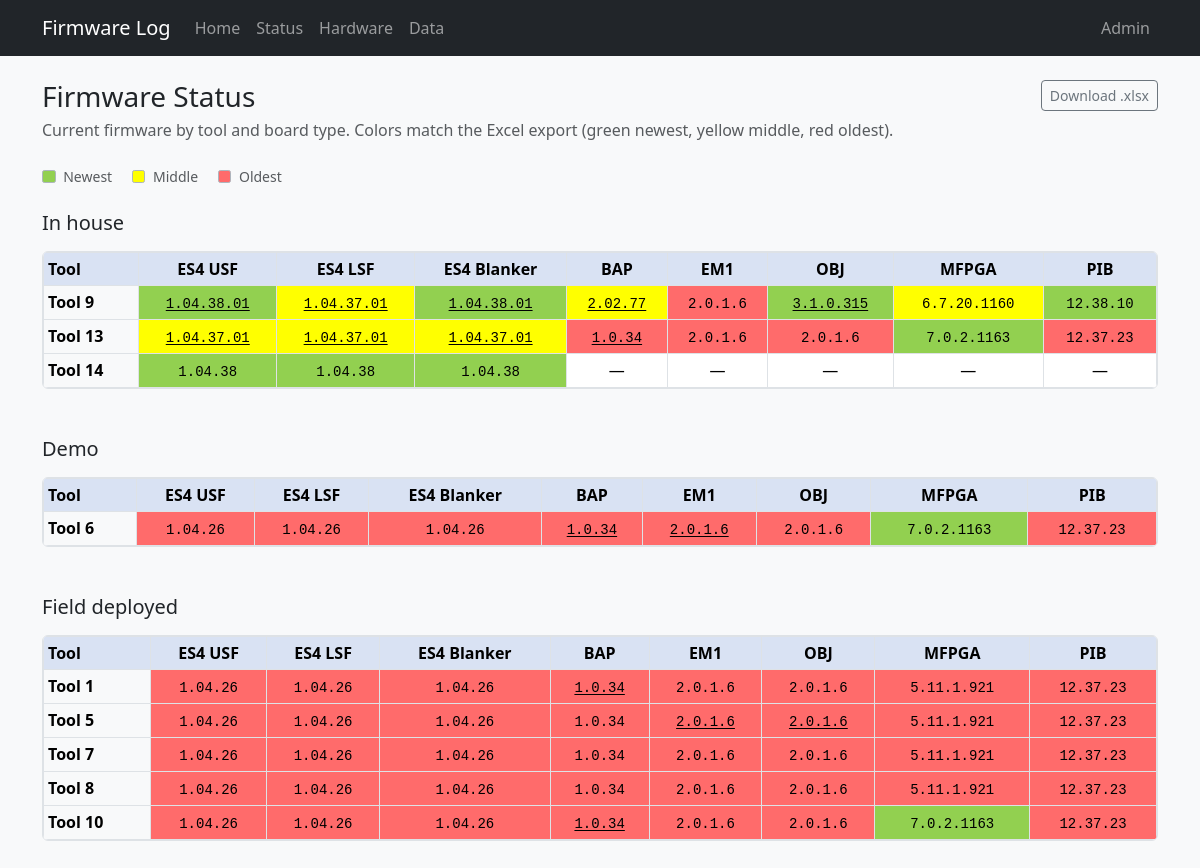
Page /status on the committed database.
### tables this page shows
CREATE TABLE "firmware_history" (
                event_id    INTEGER PRIMARY KEY AUTOINCREMENT,
                board_id    INTEGER NOT NULL REFERENCES boards (board_id),
                event_date  TEXT NOT NULL,
                event_time  TEXT,
                fpga        TEXT,
                firmware    TEXT NOT NULL,
                installer   TEXT,
                result      TEXT
            );

CREATE TABLE "firmware_catalog" (
            catalog_id        INTEGER PRIMARY KEY AUTOINCREMENT,
            family            TEXT NOT NULL,
            version           TEXT NOT NULL,
            release_date      TEXT,
            notes             TEXT,
            is_field_deployed INTEGER NOT NULL DEFAULT 0,
            tools             TEXT, in_status_ranking INTEGER NOT NULL DEFAULT 1, fpga TEXT,
            UNIQUE(family, version)
        );

CREATE TABLE firmware_status_overrides (
    tool_num    INTEGER NOT NULL,
    column_key  TEXT NOT NULL,
    firmware    TEXT,
    PRIMARY KEY (tool_num, column_key)
);

### app.py (the view)
@app.route("/status")
def status():
    matrix = db.firmware_status_sections()
    return render_template(
        "status.html",
        columns=matrix["columns"],
        sections=matrix["sections"],
    )

### db.py (called while the page is built, shortened)
def dict_row(cursor, row):
    return {col[0]: row[i] for i, col in enumerate(cursor.description)}

@contextmanager
def get_db():
    conn = sqlite3.connect(DATABASE)
    conn.row_factory = dict_row
    try:
        yield conn
    finally:
        conn.close()

def fetch_all(query, params=()):
    with get_db() as conn:
        return conn.execute(query, params).fetchall()

def fetch_one(query, params=()):
    with get_db() as conn:
        return conn.execute(query, params).fetchone()

def firmware_version_key(version):
    if version is None:
        return ()
    text = str(version).strip()
    if not text or text.lower() == "field deployed":
        return ()
    parts = []
    for segment in re.split(r"[.\s_\-]+", text):
        if not segment:
            continue
        if segment.isdigit():
            parts.append((0, int(segment), ""))
            continue
    return tuple(parts)

def parse_tool_number(tool):
    if not tool:
        return None
    text = str(tool).strip()
    match = re.fullmatch(r"(?i)tool\s*(\d+)", text)
    if not match:
        return None
    return int(match.group(1))

def _sort_catalog_rows(rows):
    from collections import OrderedDict
    family_rank = {name: idx for idx, name in enumerate(CATALOG_FAMILY_ORDER)}
    by_family = OrderedDict()
    for row in rows:
        by_family.setdefault(row["family"], []).append(row)
    ordered_families = sorted(
        by_family.keys(),
        key=lambda family: (family_rank.get(family, len(CATALOG_FAMILY_ORDER)), family),
    )
    result = []
    for family in ordered_families:
        group = sorted(
            by_family[family],
            key=lambda row: (firmware_version_key(row["version"]), row["version"]),
            reverse=True,
        )
        result.extend(group)
    return result

def list_firmware_catalog(family=None):
    if family:
        rows = fetch_all(
            """
            SELECT * FROM firmware_catalog
            WHERE family = ?
            """,
            (family,),
        )
    else:
        rows = fetch_all("SELECT * FROM firmware_catalog")
    return _sort_catalog_rows(rows)

def _parse_tool_list(tools_text):
    if not tools_text:
        return set()
    numbers = set()
    for part in re.split(r"[,\s]+", str(tools_text).strip()):
        if not part:
            continue
        match = re.search(r"\d+", part)
        if match:
            numbers.add(int(match.group(0)))
    return numbers

### templates/status.html (shortened to what this page needs)
{% extends "base.html" %}
{% block content %}
<div class="d-flex flex-wrap justify-content-between align-items-start gap-2 mb-4">
  <div>
    <h1 class="h3 mb-1">Firmware Status</h1>
    <p class="text-muted mb-0">Current firmware by tool and board type. Colors match the Excel export (green newest, yellow middle, red oldest).</p>
  </div>
  <div class="d-flex flex-wrap gap-2">
    <a class="btn btn-outline-secondary btn-sm" href="{{ url_for('firmware_status_export') }}">Download .xlsx</a>
  </div>
</div>
<div class="fw-status-legend small text-muted mb-4">
  <span class="fw-rank-swatch fw-rank-newest"></span> Newest
  <span class="fw-rank-swatch fw-rank-middle ms-3"></span> Middle
  <span class="fw-rank-swatch fw-rank-oldest ms-3"></span> Oldest
</div>
{% for section in sections %}
<section class="mb-5">
  <h2 class="h5 mb-3">{{ section.title }}</h2>
  <div class="table-responsive fw-status-table-wrap">
    <table class="table table-sm table-bordered align-middle text-center fw-status-table mb-0">
      <thead>
        <tr>
          <th scope="col" class="text-start">Tool</th>
          {% for col in columns %}
          <th scope="col">{{ col.label }}</th>
          {% endfor %}
        </tr>
      </thead>
      <tbody>
        {% for row in section.rows %}
        <tr>
          <th scope="row" class="text-start text-nowrap">{{ row.tool }}</th>
          {% for cell in row.cells %}
          <td class="{% if cell.rank %}fw-rank-{{ cell.rank }}{% endif %}">
            {% if cell.is_live and cell.sources %}
              {% for src in cell.sources %}
              <a class="fw-status-live-link" href="{{ url_for('board_detail', board_id=src.board_id) }}" title="Board {{ src.board_id }}"><code>{{ src.firmware }}</code></a>{% if not loop.last %} <span class="text-muted">/</span> {% endif %}
              {% endfor %}
            {% elif cell.firmware %}
              <code>{{ cell.firmware }}</code>
            {% else %}
              —
            {% endif %}
          </td>
          {% endfor %}
        </tr>
        {% else %}
        <tr>
          <td colspan="{{ columns|length + 1 }}" class="text-muted text-start">No tools in this section.</td>
        </tr>
        {% endfor %}
      </tbody>
    </table>
  </div>
</section>
{% endfor %}
{% endblock %}

### static/style.css (style rules this page uses)
body { background-color: #f8f9fa; }
code { font-size: 0.875em; }
.table th { white-space: nowrap; }
.fw-status-table-wrap { background-color: #fff; border: 1px solid var(--bs-border-color); border-radius: var(--bs-border-radius); }
.fw-status-table { margin-bottom: 0; }
.fw-status-table thead th { background-color: #d9e2f3; white-space: nowrap; vertical-align: middle; }
.fw-status-table tbody th { background-color: #f8f9fa; font-weight: 600; }
.fw-status-table td code { color: inherit; background: transparent; }
.fw-rank-newest { background-color: #92d050 !important; }
.fw-rank-middle { background-color: #ffff00 !important; }
.fw-rank-oldest { background-color: #ff6b6b !important; }
.fw-rank-swatch { display: inline-block; width: 0.85rem; height: 0.85rem; border: 1px solid #adb5bd; border-radius: 0.15rem; vertical-align: -0.1rem; margin-right: 0.25rem; }
.fw-status-live-link { color: inherit; text-decoration: underline; text-underline-offset: 0.15em; }

### rows in the picture
firmware_history: firmware "2.02.77"
firmware_catalog: firmware "2.0.1.6"
firmware_history: firmware "3.1.0.315"
firmware_catalog: firmware "6.7.20.1160"
firmware_catalog: firmware "12.38.10"
firmware_catalog: firmware "2.0.1.6"
firmware_catalog: firmware "7.0.2.1163"
firmware_catalog: firmware "12.37.23"
firmware_status_overrides: firmware "1.04.38"
firmware_status_overrides: firmware "1.04.38"
firmware_status_overrides: firmware "1.04.38"
firmware_catalog: firmware "1.04.26"
firmware_catalog: firmware "5.11.1.921"
firmware_catalog: firmware "1.0.34"

### other values in the picture
{{ section.title }} "In house" "Demo" "Field deployed"
{{ col.label }} "ES4 USF" "ES4 LSF" "ES4 Blanker" "BAP" "EM1" "OBJ" "MFPGA" "PIB" "ES4 USF" "ES4 LSF" "ES4 Blanker" "BAP" "EM1" "OBJ" "MFPGA" "PIB" "ES4 USF" "ES4 LSF" "ES4 Blanker" "BAP" "EM1" "OBJ" "MFPGA" "PIB"
{{ row.tool }} "Tool 9" "Tool 13" "Tool 14" "Tool 6" "Tool 1" "Tool 5" "Tool 7" "Tool 8" "Tool 10"
{{ src.firmware }} "1.04.38.01" "1.04.37.01" "1.04.38.01" "1.04.37.01" "1.04.37.01" "1.04.37.01" "1.0.34" "1.0.34" "2.0.1.6" "1.0.34" "2.0.1.6" "2.0.1.6" "1.0.34"
